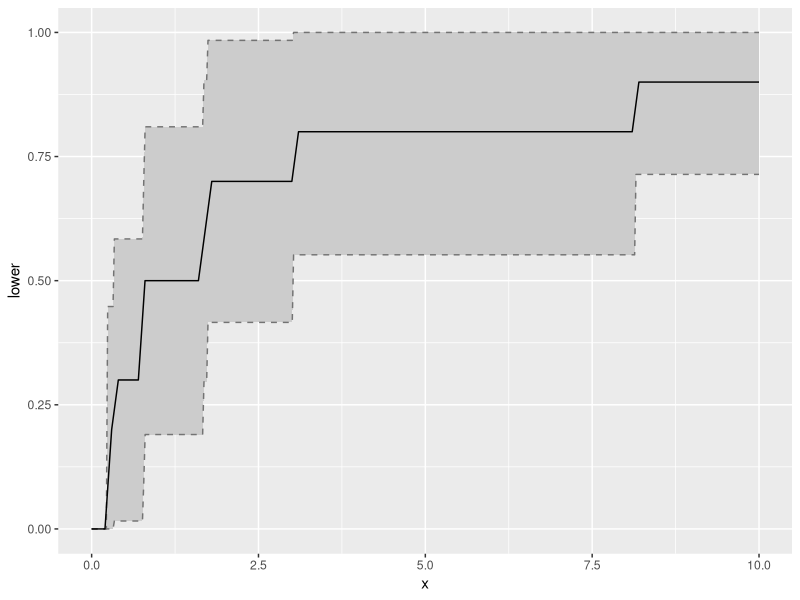
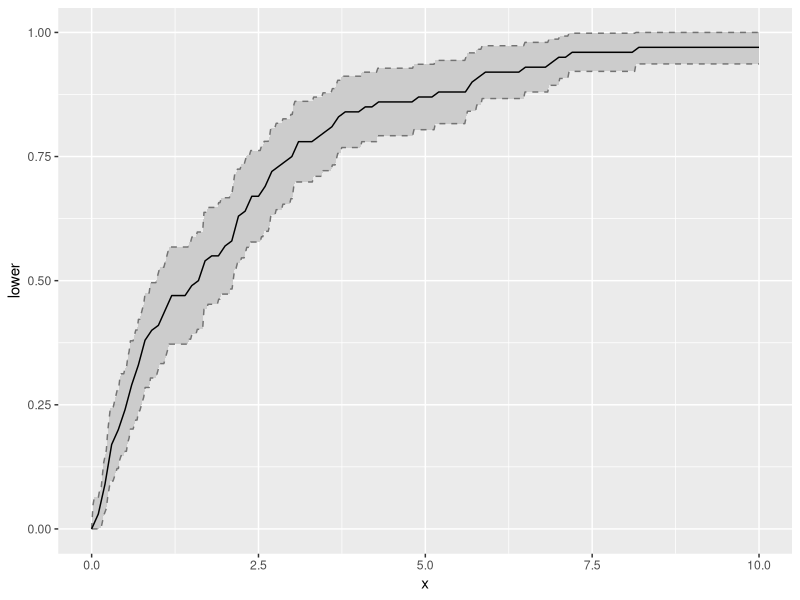
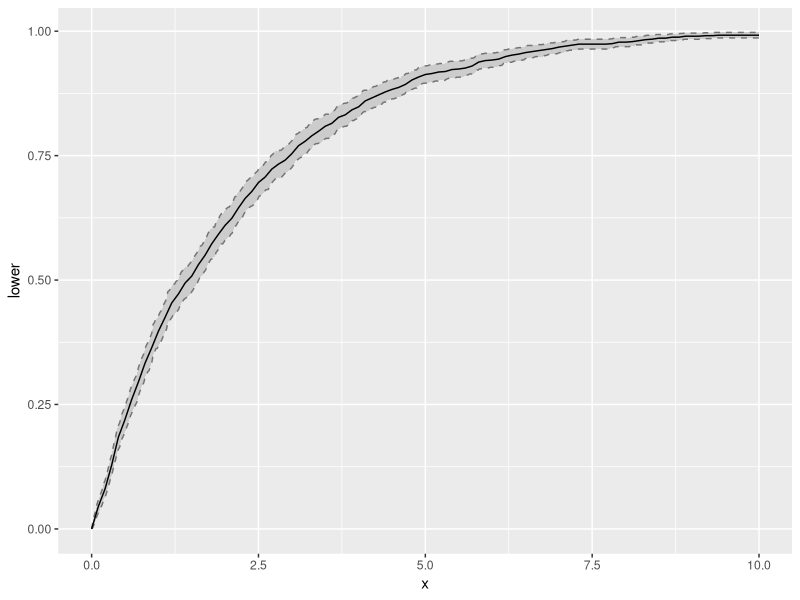
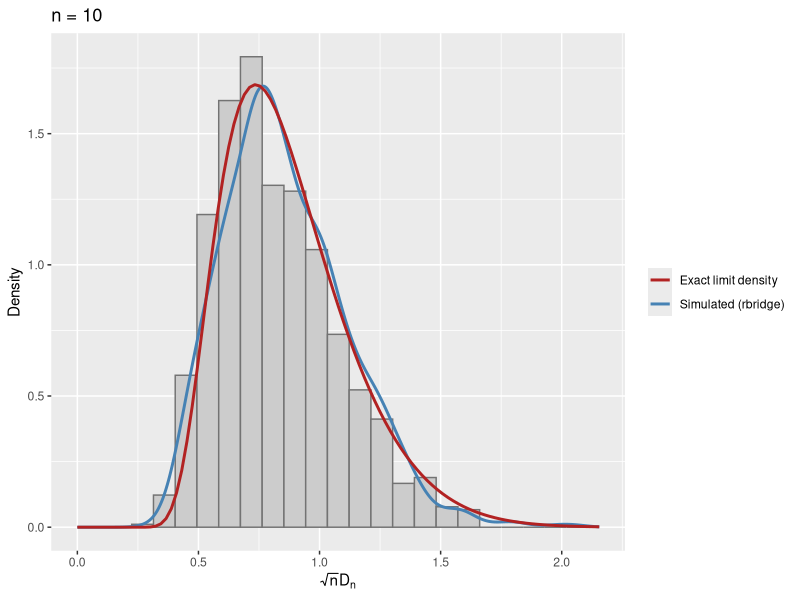
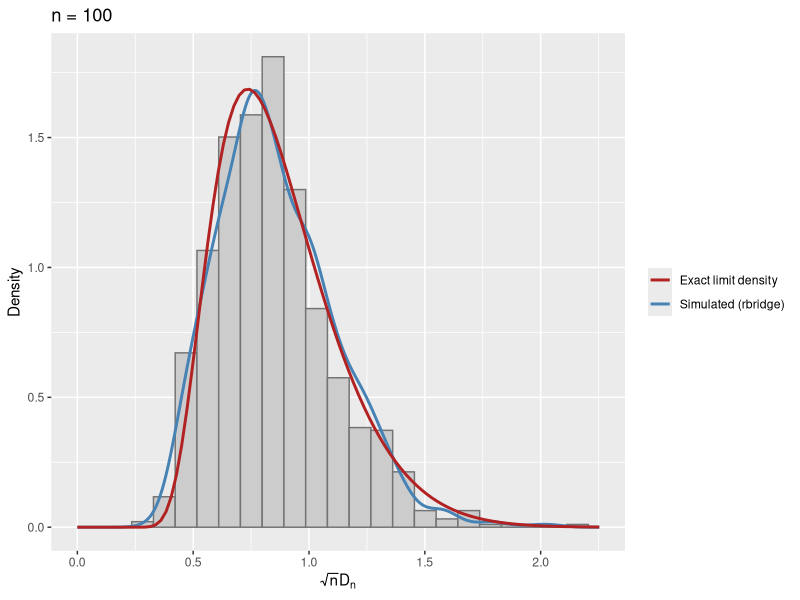
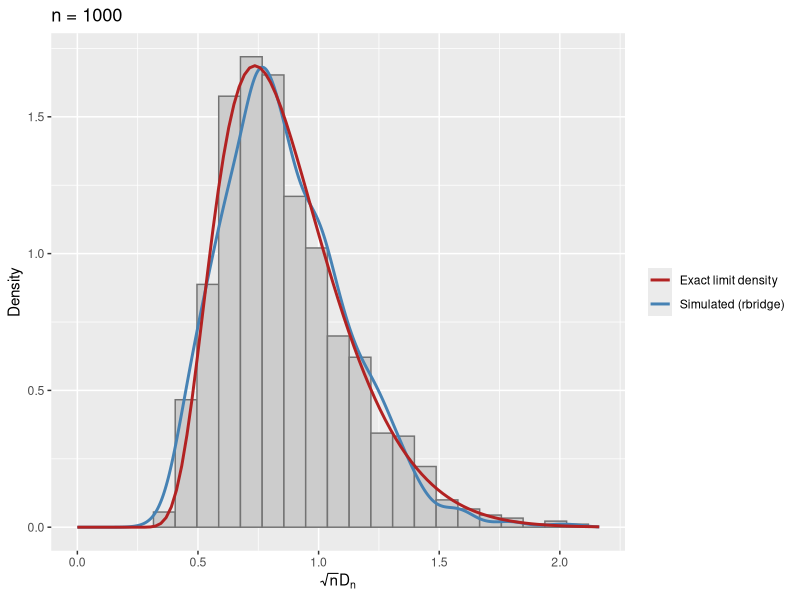

Write R code to recreate these figures, in order.
###############
##### 1.3 #####
###############
library(ggplot2)

# ----- a) -----
ExpSampler <- function(n, seed, lambda = 0.5)
{
  set.seed(seed)
  return(rexp(n, rate = lambda))
}

FDist <- function(vec, x) {
  sapply(x, function(xi) mean(vec <= xi))
}

ExpSamplerToFDist <- function(n, seed, lambda = 0.5)
{
  vec <- ExpSampler(n, seed, lambda = lambda)

  FDist_n <- function(x){
    FDist(vec, x)
  }
  attr(FDist_n, "n") <- n

  return(FDist_n)
}

FDistToPlot <- function(FDist, z_low = 0.00001, z_high = 10)
{
  ggplot() +
    xlim(z_low, z_high) +
    geom_function(fun = FDist, colour = "black")
}

# By Theorem 1.22, sqrt(n)(F^(n) - F) converges to B o F, a Brownian bridge
# time-changed by F. Since Var(B(s)) = s(1-s), this gives the pointwise
# asymptotic variance Var(F^(n)(t)) ~ F(t)(1 - F(t)) / n, from which we build
# a 95% CI for F(t) around the empirical distribution F^(n)(t).
FDistToCIBounds <- function(FDist, n, level = 0.95)
{
  z <- qnorm(1 - (1 - level) / 2)

  se <- function(x) sqrt(FDist(x) * (1 - FDist(x)) / n)

  list(
    lower = function(x) pmax(0, FDist(x) - z * se(x)),
    upper = function(x) pmin(1, FDist(x) + z * se(x))
  )
}

# n defaults to the sample size attached to FDist by ExpSamplerToFDist, so
# it only needs to be given explicitly when FDist doesn't carry it.
FDistToPlotWithCI <- function(FDist, n = attr(FDist, "n"), z_low = 0.00001, z_high = 10, level = 0.95, n_points = 500)
{
  if (is.null(n)) stop("n is not attached to FDist; pass n explicitly")

  CI <- FDistToCIBounds(FDist, n, level = level)
  x  <- seq(z_low, z_high, length.out = n_points)
  ci_df <- data.frame(x = x, lower = CI$lower(x), upper = CI$upper(x))

  ggplot() +
    xlim(z_low, z_high) +
    geom_ribbon(data = ci_df, aes(x = x, ymin = lower, ymax = upper), fill = "grey80") +
    geom_line(data = ci_df, aes(x = x, y = lower), colour = "grey45", linetype = "dashed") +
    geom_line(data = ci_df, aes(x = x, y = upper), colour = "grey45", linetype = "dashed") +
    geom_function(fun = FDist, colour = "black")
}

ns <- c(10, 100, 1000)

for (n in ns)
{
  ExpSamplerToFDist(n, 2026) |> FDistToPlotWithCI() |> print()
}



# ----- b) -----
library(e1071)

# By Theorem 1.22, sqrt(n)(F^(n) - F) -> B o F in distribution (l-infinity
# norm). The sup-norm is a continuous functional, so by the continuous
# mapping theorem sqrt(n)*D_n = sqrt(n)*sup_x|F^(n)(x) - F(x)| converges in
# distribution to sup_{t in [0,1]} |B(t)|, the Kolmogorov distribution. We
# simulate its finite-n behaviour and see the histograms stabilise as n grows.
ExpTheoretical <- function(x, lambda = 0.5) {1-exp(-lambda*x)}

RealizationsOfSqrtND_n <- function(FDist, ExpTheoretical, n = attr(FDist, "n"), z_low = 0.00001, z_high = 10, n_points = 2000){
  # Find D_n = sup_x |F_n(x) - F(x)|, approximated on a fine grid over
  # [z_low, z_high] (the empirical CDF's jumps make the true sup exact only
  # at the sample points, but a fine enough grid is indistinguishable here).
  x <- seq(z_low, z_high, length.out = n_points)
  D_n <- max(abs(FDist(x) - ExpTheoretical(x)))

  return(sqrt(n) * D_n)
}

SimulateSqrtND_n <- function(n, reps = 1000, seed_start = 0, lambda = 0.5, ...)
{
  sapply(seq_len(reps), function(i) {
    FDist_i <- ExpSamplerToFDist(n, seed = seed_start + i, lambda = lambda)
    RealizationsOfSqrtND_n(FDist_i, function(x) ExpTheoretical(x, lambda = lambda), ...)
  })
}

# Exact limit density: sup_{t in [0,1]} |B(t)| has CDF
# P(K <= z) = 1 - 2 sum_{k=1}^inf (-1)^(k-1) exp(-2 k^2 z^2), z > 0
# (the Kolmogorov distribution). Differentiating term-by-term gives its density.
KolmogorovDensity <- function(z, k_max = 1000)
{
  sapply(z, function(zi) {
    if (zi <= 0) return(0)
    k <- 1:k_max
    8 * zi * sum((-1)^(k - 1) * k^2 * exp(-2 * k^2 * zi^2))
  })
}

# Simulation-based alternative: draw sup|B(t)| directly from realised
# Brownian bridge paths via e1071::rbridge().
SimulateBridgeSup <- function(reps = 1000, freq = 1000, seed = 2026)
{
  replicate(reps, max(abs(e1071::rbridge(end = 1, frequency = freq))))
}

bridge_sup <- SimulateBridgeSup(seed = 2026)

for (n in ns)
{
  sqrtnDn <- SimulateSqrtND_n(n)
  x_max <- max(sqrtnDn, bridge_sup) * 1.05

  p <- ggplot(data.frame(sqrtnDn = sqrtnDn), aes(x = sqrtnDn)) +
    geom_histogram(aes(y = after_stat(density)), bins = 25, fill = "grey80", colour = "grey45") +
    geom_density(data = data.frame(x = bridge_sup), aes(x = x, colour = "Simulated (rbridge)"), linewidth = 1, key_glyph = "path") +
    stat_function(fun = KolmogorovDensity, aes(colour = "Exact limit density"), linewidth = 1) +
    scale_colour_manual(name = NULL, values = c("Exact limit density" = "firebrick", "Simulated (rbridge)" = "steelblue")) +
    xlim(0, x_max) +
    labs(title = paste0("n = ", n), x = expression(sqrt(n) * D[n]), y = "Density")

  print(p)
}
